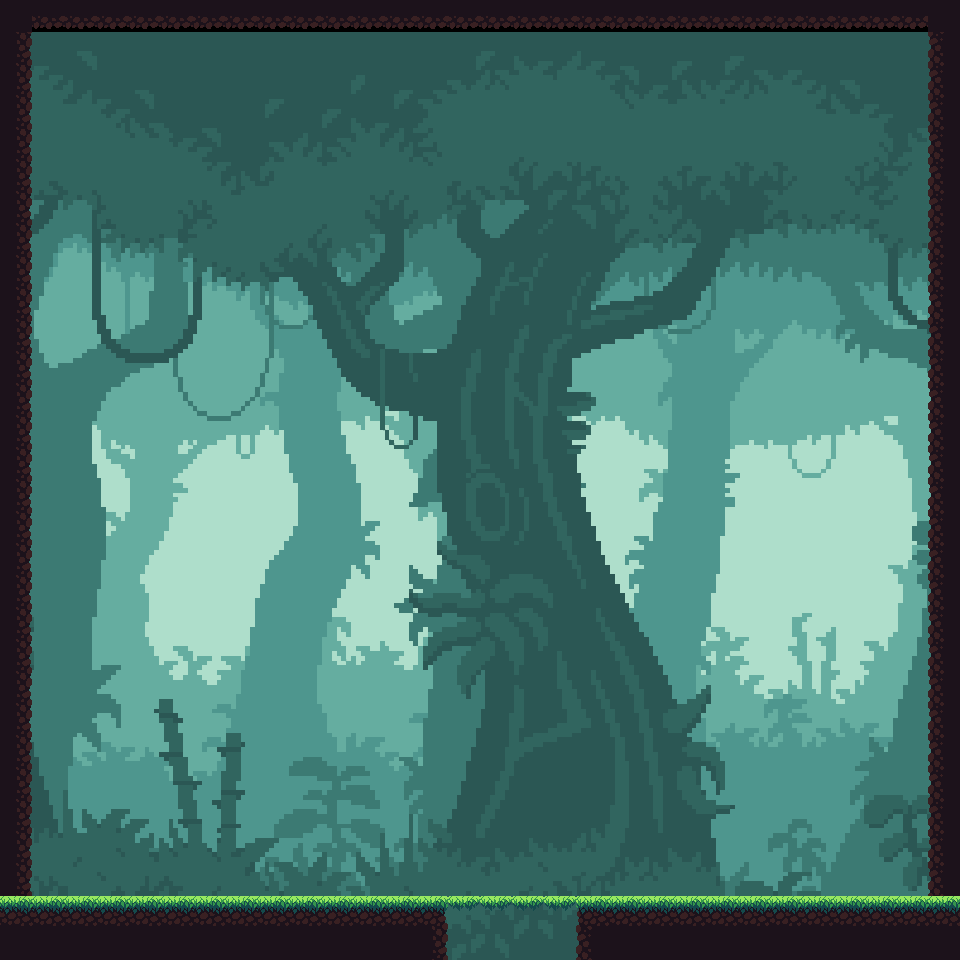

The image is a tile-based game level rendered from a .tmx file. Its description and complete source (layers, tilesets, objects, tile grids) follow:
An orthogonal 30x30 tile map with 32x32 px tiles, 1 tile layer (Tile Layer 1), 2 tilesets, 1 image layer and 13 objects (7x wall, portal_s, platform, p_s, p_d).

<map version="1.2" tiledversion="1.3.2" orientation="orthogonal" renderorder="right-down" compressionlevel="0" width="30" height="30" tilewidth="32" tileheight="32" infinite="0" nextlayerid="4" nextobjectid="17">
 <tileset firstgid="1" source="temp_portal.tsx" />
 <tileset firstgid="2" source="tileset_1.tsx" />
 <imagelayer id="3" name="Image Layer 1" offsetx="-256" offsety="32">
  <image source="c0_hep.png" width="1538" height="862" />
 </imagelayer>
 <layer id="1" name="Tile Layer 1" width="30" height="30">
  <data encoding="csv">
10,17,17,17,17,17,17,17,17,17,17,17,17,17,17,17,17,17,17,17,17,17,17,17,17,17,17,17,17,10,
11,0,0,0,0,0,0,0,0,0,0,0,0,0,0,0,0,0,0,0,0,0,0,0,0,0,0,0,0,9,
11,0,0,0,0,0,0,0,0,0,0,0,0,0,0,0,0,0,0,0,0,0,0,0,0,0,0,0,0,9,
11,0,0,0,0,0,0,0,0,0,0,0,0,0,0,0,0,0,0,0,0,0,0,0,0,0,0,0,0,9,
11,0,0,0,0,0,0,0,0,0,0,0,0,0,0,0,0,0,0,0,0,0,0,0,0,0,0,0,0,9,
11,0,0,0,0,0,0,0,0,0,0,0,0,0,0,0,0,0,0,0,0,0,0,0,0,0,0,0,0,9,
11,0,0,0,0,0,0,0,0,0,0,0,0,0,0,0,0,0,0,0,0,0,0,0,0,0,0,0,0,9,
11,0,0,0,0,0,0,0,0,0,0,0,0,0,0,0,0,0,0,0,0,0,0,0,0,0,0,0,0,9,
11,0,0,0,0,0,0,0,0,0,0,0,0,0,0,0,0,0,0,0,0,0,0,0,0,0,0,0,0,9,
11,0,0,0,0,0,0,0,0,0,0,0,0,0,0,0,0,0,0,0,0,0,0,0,0,0,0,0,0,9,
11,0,0,0,0,0,0,0,0,0,0,0,0,0,0,0,0,0,0,0,0,0,0,0,0,0,0,0,0,9,
11,0,0,0,0,0,0,0,0,0,0,0,0,0,0,0,0,0,0,0,0,0,0,0,0,0,0,0,0,9,
11,0,0,0,0,0,0,0,0,0,0,0,0,0,0,0,0,0,0,0,0,0,0,0,0,0,0,0,0,9,
11,0,0,0,0,0,0,0,0,0,0,0,0,0,0,0,0,0,0,0,0,0,0,0,0,0,0,0,0,9,
11,0,0,0,0,0,0,0,0,0,0,0,0,0,0,0,0,0,0,0,0,0,0,0,0,0,0,0,0,9,
11,0,0,0,0,0,0,0,0,0,0,0,0,0,0,0,0,0,0,0,0,0,0,0,0,0,0,0,0,9,
11,0,0,0,0,0,0,0,0,0,0,0,0,0,0,0,0,0,0,0,0,0,0,0,0,0,0,0,0,9,
11,0,0,0,0,0,0,0,0,0,0,0,0,0,0,0,0,0,0,0,0,0,0,0,0,0,0,0,0,9,
11,0,0,0,0,0,0,0,0,0,0,0,0,0,0,0,0,0,0,0,0,0,0,0,0,0,0,0,0,9,
11,0,0,0,0,0,0,0,0,0,0,0,0,0,0,0,0,0,0,0,0,0,0,0,0,0,0,0,0,9,
11,0,0,0,0,0,0,0,0,0,0,0,0,0,0,0,0,0,0,0,0,0,0,0,0,0,0,0,0,9,
11,0,0,0,0,0,0,0,0,0,0,0,0,0,0,0,0,0,0,0,0,0,0,0,0,0,0,0,0,9,
11,0,0,0,0,0,0,0,0,0,0,0,0,0,0,0,0,0,0,0,0,0,0,0,0,0,0,0,0,9,
11,0,0,0,0,0,0,0,0,0,0,0,0,0,0,0,0,0,0,0,0,0,0,0,0,0,0,0,0,9,
11,0,0,0,0,0,0,0,0,0,0,0,0,0,0,0,0,0,0,0,0,0,0,0,0,0,0,0,0,9,
11,0,0,0,0,0,0,0,0,0,0,0,0,0,0,0,0,0,0,0,0,0,0,0,0,0,0,0,0,9,
11,0,0,0,0,0,0,0,0,0,0,0,0,0,0,0,0,0,0,0,0,0,0,0,0,0,0,0,0,9,
11,0,0,0,0,0,0,0,0,0,0,0,0,0,0,0,0,0,0,0,0,0,0,0,0,0,0,0,0,9,
3,3,3,3,3,3,3,3,3,3,3,3,3,4,22,22,22,22,2,3,3,3,3,3,3,3,3,3,3,3,
10,10,10,10,10,10,10,10,10,10,10,10,10,11,0,0,0,0,9,10,10,10,10,10,10,10,10,10,10,10
</data>
 </layer>
 <objectgroup id="2" name="Object Layer 1">
  <object id="1" name="wall" x="576" y="896" width="384" height="32" />
  <object id="2" name="wall" x="0" y="0" width="32" height="896" />
  <object id="3" name="wall" x="32" y="0" width="928" height="32" />
  <object id="4" name="wall" x="928" y="0" width="32" height="896" />
  <object id="8" name="wall" x="576" y="928" width="32" height="32" />
  <object id="9" name="wall" x="416" y="928" width="32" height="32" />
  <object id="10" name="portal_s" x="448" y="928" width="128" height="32" />
  <object id="11" name="wall" x="0" y="896" width="448" height="32" />
  <object id="12" x="224" y="1056" />
  <object id="13" name="platform" x="448" y="896" width="128" height="32" />
  <object id="14" x="224" y="1056" />
  <object id="15" name="p_s" x="512" y="864" width="32" height="32" />
  <object id="16" name="p_d" x="448" y="288" width="32" height="32" />
 </objectgroup>
</map>
